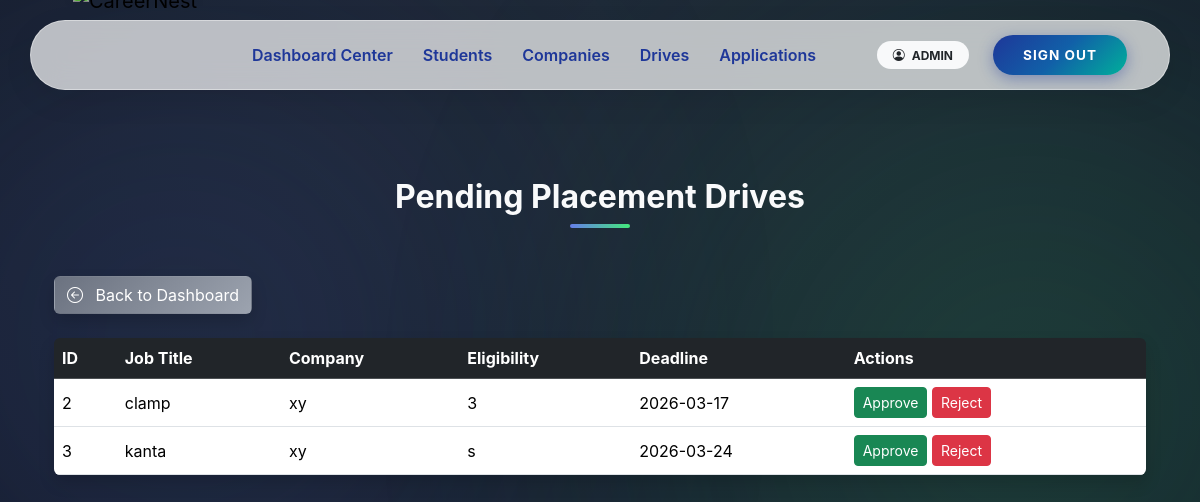
/admin/drives/pending (signed in), run on an earlier commit of the app's database.
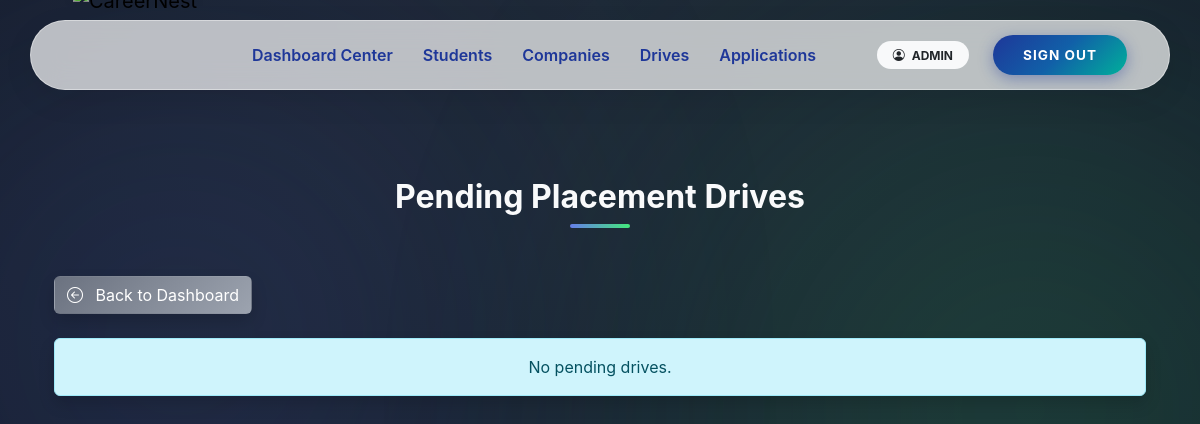
And on a later commit of the database.
### app/models.py (models this page shows)
class PlacementDrive(db.Model):
    __tablename__ = "placement_drives"
    drive_id = db.Column(db.Integer, primary_key=True)
    company_id = db.Column(
        db.Integer,
        db.ForeignKey("companies.user_id", ondelete="CASCADE"),
        nullable=False
    )
    job_title = db.Column(db.String(150), nullable=False)
    job_description = db.Column(db.Text, nullable=False)
    eligibility = db.Column(db.String(200))
    application_deadline = db.Column(db.Date)
    status = db.Column(db.String(20), default="Pending")
    created_at = db.Column(db.DateTime, default=datetime.utcnow)
    company = db.relationship("Company", back_populates="drives")
    applications = db.relationship(
        "Application",
        back_populates="drive",
        cascade="all, delete-orphan"
    )

class Company(db.Model):
    __tablename__ = "companies"
    user_id = db.Column(
        db.Integer,
        db.ForeignKey("users.user_id", ondelete="CASCADE"),
        primary_key=True
    )
    company_name = db.Column(db.String(150), nullable=False)
    industry = db.Column(db.String(100))
    location = db.Column(db.String(200))
    website = db.Column(db.String(200))
    contact_person = db.Column(db.String(100))
    contact_phone = db.Column(db.String(20))
    description = db.Column(db.Text)
    user = db.relationship("User", back_populates="company")
    drives = db.relationship(
        "PlacementDrive",
        back_populates="company",
        cascade="all, delete-orphan"
    )

### app/admin/routes.py (the view)
@admin_bp.route('/drives/pending')
@login_required
@role_required('admin')
def pending_drives():
    drives = PlacementDrive.query.filter_by(status='Pending').all()
    return render_template('admin/pending_drives.html', drives=drives)

### app/utils.py (called while the page is built)
def role_required(required_role):
    def decorator(f):
        @wraps(f)
        def decorated_function(*args, **kwargs):
            if not current_user.is_authenticated:
                abort(401)
            if current_user.role != required_role:
                abort(403)
            if required_role in ["student", "company"] and not current_user.is_approved:
                abort(403)
            if current_user.is_blacklisted:
                abort(403)
            return f(*args, **kwargs)
        return decorated_function
    return decorator

### app/templates/admin/pending_drives.html (shortened to what this page needs)
{% extends 'base.html' %}
{% block content %}
<div class="dashboard-bg">
  <div class="container position-relative">
    <h2 class="section-heading text-center mb-5">Pending Placement Drives</h2>
    <a href="{{ url_for('admin.dashboard') }}" class="btn btn-gradient-secondary mb-4 shadow hover-glow text-white">
      <i class="bi bi-arrow-left-circle me-2"></i> Back to Dashboard
    </a>
    {% if drives %}
    <div class="table-responsive shadow rounded">
      <table class="table table-hover align-middle mb-0 text-white">
        <thead class="table-dark">
          <tr>
            <th>ID</th>
            <th>Job Title</th>
            <th>Company</th>
            <th>Eligibility</th>
            <th>Deadline</th>
            <th>Actions</th>
          </tr>
        </thead>
        <tbody>
          {% for drive in drives %}
          <tr>
            <td>{{ drive.drive_id }}</td>
            <td>{{ drive.job_title }}</td>
            <td>{{ drive.company.company_name if drive.company else 'N/A' }}</td>
            <td>{{ drive.eligibility or 'N/A' }}</td>
            <td>{{ drive.application_deadline.strftime('%Y-%m-%d') if drive.application_deadline else 'N/A' }}</td>
            <td>
              <form action="{{ url_for('admin.approve_drive', drive_id=drive.drive_id) }}" method="POST" style="display:inline;">
                <button type="submit" class="btn btn-success btn-sm hover-glow">Approve</button>
              </form>
              <form action="{{ url_for('admin.reject_drive', drive_id=drive.drive_id) }}" method="POST" style="display:inline;">
                <button type="submit" class="btn btn-danger btn-sm hover-glow">Reject</button>
              </form>
            </td>
          </tr>
          {% endfor %}
        </tbody>
      </table>
    </div>
    {% else %}
    <div class="alert alert-info shadow rounded text-center">No pending drives.</div>
    {% endif %}
  </div>
</div>
{% endblock %}

What changed in the data, as far as the page shows it:
no longer on this page (row edited): PlacementDrive: drive_id "2", job_title "clamp", company "xy", eligibility "3", application_deadline "2026-03-17"
no longer on this page (row edited): PlacementDrive: drive_id "3", job_title "kanta", company "xy", eligibility "s", application_deadline "2026-03-24"
Also different on the page:
text no longer shown: "ID Job Title Company Eligibility Deadline Actions"
text now shown: "No pending drives."
